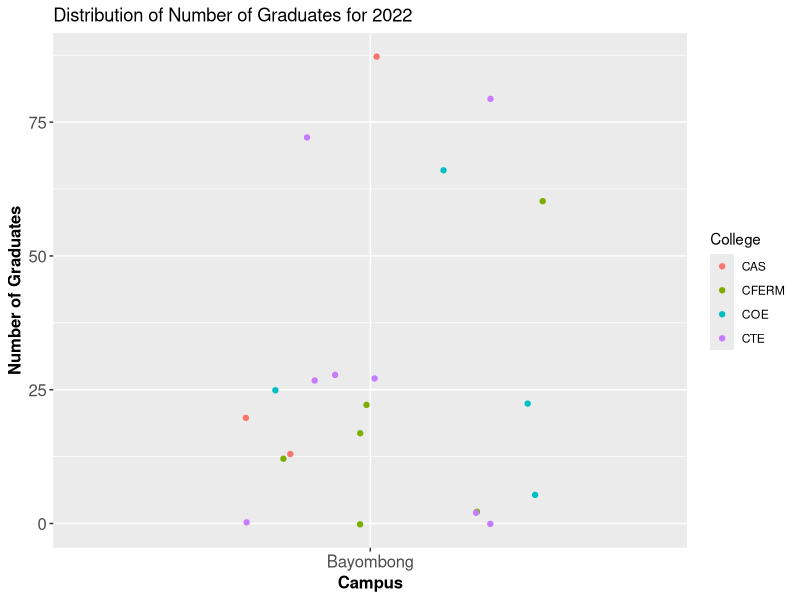
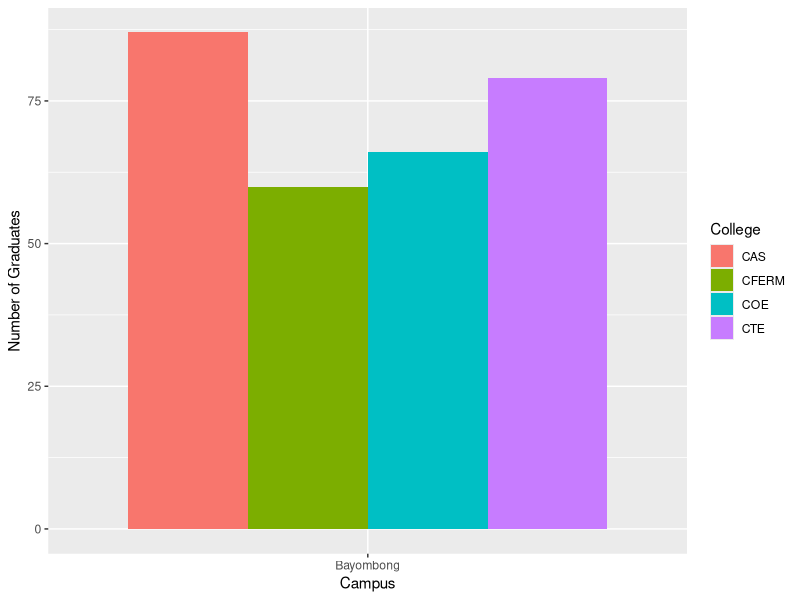
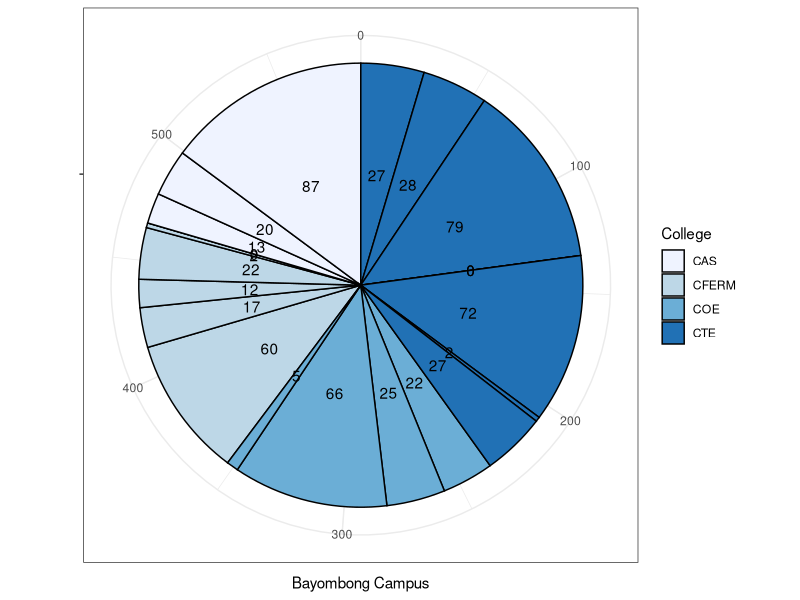
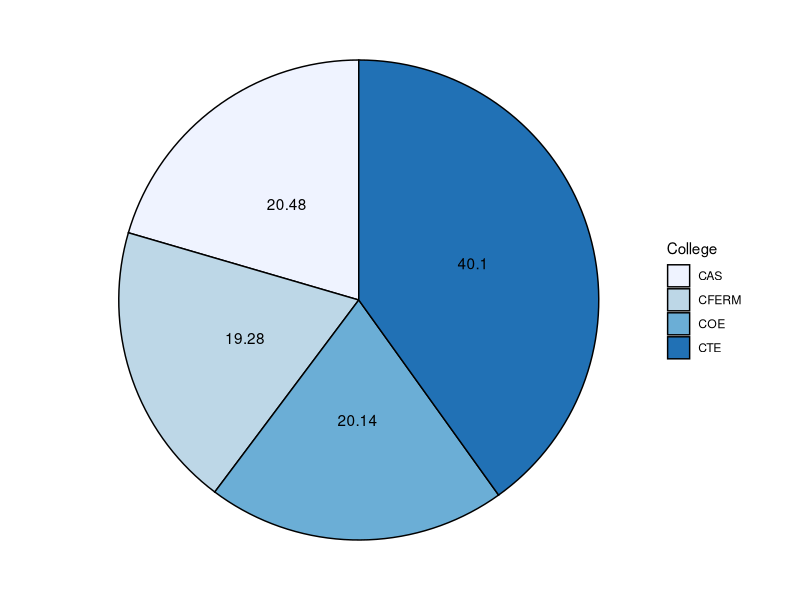

The R script that drew these images, in order:
## ---- chunk 1
knitr::opts_chunk$set(fig.align = 'center')
## ---- chunk 2
library(tidyverse)
library(labelled)
## ---- chunk 3
no_grad <- read_csv("csv/stud-grad.csv")
no_grad <- tibble(no_grad)
## ---- chunk 4
var_label(no_grad$ss) <- '2nd Semester'
var_label(no_grad$my) <- 'Mid Year Term'
var_label(no_grad$fs) <- 'First Semester'
## ---- chunk 5
ggplot(data = no_grad) + 
  geom_point(mapping = aes(x = Campus, y = ss, color = College), position = "jitter") +
  ylab("Number of Graduates") +
  labs(title = "Distribution of Number of Graduates for 2022") +
  theme(axis.text=element_text(size=12),
        axis.title=element_text(size=12,face="bold"))
  
## ---- chunk 6
lab1 <- aggregate(ss ~ College, no_grad, sum)
ggplot(no_grad, aes(x = Campus, y = ss, fill = College)) +
  geom_col(position = "dodge") +
  ylab("Number of Graduates")
## ---- chunk 7
no_grad_college <-
  no_grad %>%
  group_by(College) %>%
  summarise(total_grad = sum(ss),
            .groups = 'drop') %>%
  mutate(percent_grad = round((total_grad/sum(no_grad$ss))*100,
                              digits = 2))
## ---- chunk 8
#| output: false

ggplot(no_grad, aes(x = "", y = ss, fill = College)) +
  geom_col(color = "black") +
  geom_text(aes(label = ss),
            position = position_stack(vjust = 0.5)) +
  coord_polar(theta = "y") +
  scale_fill_brewer() +
  theme_bw() +
  ylab("Bayombong Campus") +
  xlab("")
## ---- chunk 9
#| output: false
ggplot(no_grad_college, aes(x = "", y = percent_grad, fill = College)) +
  geom_col(color = "black") +
  geom_text(aes(label = percent_grad),
            position = position_stack(vjust = 0.5)) +
  coord_polar(theta = "y") +
  scale_fill_brewer() +
  theme_void() +
  ylab("Bayombong Campus")
